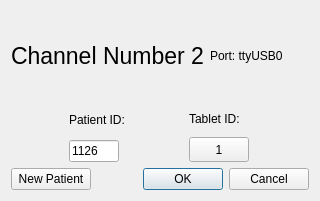
<?xml version="1.0" encoding="UTF-8"?>
<ui version="4.0">
 <class>Form</class>
 <widget class="QWidget" name="Form">
  <property name="geometry">
   <rect>
    <x>0</x>
    <y>0</y>
    <width>320</width>
    <height>201</height>
   </rect>
  </property>
  <property name="windowTitle">
   <string>OpenBCI and tablet</string>
  </property>
  <property name="locale">
   <locale language="English" country="UnitedStates"/>
  </property>
  <layout class="QGridLayout" name="gridLayout">
   <item row="0" column="0">
    <layout class="QVBoxLayout" name="verticalLayout_2">
     <item>
      <layout class="QHBoxLayout" name="horizontalLayout_2">
       <item>
        <widget class="QLabel" name="label">
         <property name="font">
          <font>
           <pointsize>17</pointsize>
          </font>
         </property>
         <property name="text">
          <string>Channel Number 2</string>
         </property>
        </widget>
       </item>
       <item>
        <widget class="QLabel" name="label_2">
         <property name="text">
          <string>Port: ttyUSB0</string>
         </property>
        </widget>
       </item>
      </layout>
     </item>
     <item>
      <layout class="QHBoxLayout" name="horizontalLayout">
       <item>
        <layout class="QVBoxLayout" name="verticalLayout">
         <item>
          <widget class="QLabel" name="label_3">
           <property name="maximumSize">
            <size>
             <width>70</width>
             <height>16777215</height>
            </size>
           </property>
           <property name="text">
            <string>Patient ID:</string>
           </property>
          </widget>
         </item>
         <item>
          <widget class="QLineEdit" name="lineEdit">
           <property name="maximumSize">
            <size>
             <width>50</width>
             <height>16777215</height>
            </size>
           </property>
           <property name="text">
            <string>1126</string>
           </property>
          </widget>
         </item>
        </layout>
       </item>
       <item>
        <layout class="QVBoxLayout" name="verticalLayout_3">
         <item>
          <widget class="QLabel" name="label_4">
           <property name="maximumSize">
            <size>
             <width>16777215</width>
             <height>25</height>
            </size>
           </property>
           <property name="text">
            <string>Tablet ID:</string>
           </property>
          </widget>
         </item>
         <item>
          <widget class="QPushButton" name="pushButton_2">
           <property name="maximumSize">
            <size>
             <width>60</width>
             <height>25</height>
            </size>
           </property>
           <property name="text">
            <string>1</string>
           </property>
          </widget>
         </item>
        </layout>
       </item>
      </layout>
     </item>
     <item>
      <layout class="QHBoxLayout" name="horizontalLayout_3">
       <item>
        <widget class="QPushButton" name="pushButton">
         <property name="maximumSize">
          <size>
           <width>95</width>
           <height>16777215</height>
          </size>
         </property>
         <property name="text">
          <string>New Patient</string>
         </property>
        </widget>
       </item>
       <item>
        <widget class="QDialogButtonBox" name="buttonBox">
         <property name="locale">
          <locale language="English" country="UnitedStates"/>
         </property>
         <property name="standardButtons">
          <set>QDialogButtonBox::Cancel|QDialogButtonBox::Ok</set>
         </property>
        </widget>
       </item>
      </layout>
     </item>
    </layout>
   </item>
  </layout>
 </widget>
 <resources/>
 <connections/>
</ui>
